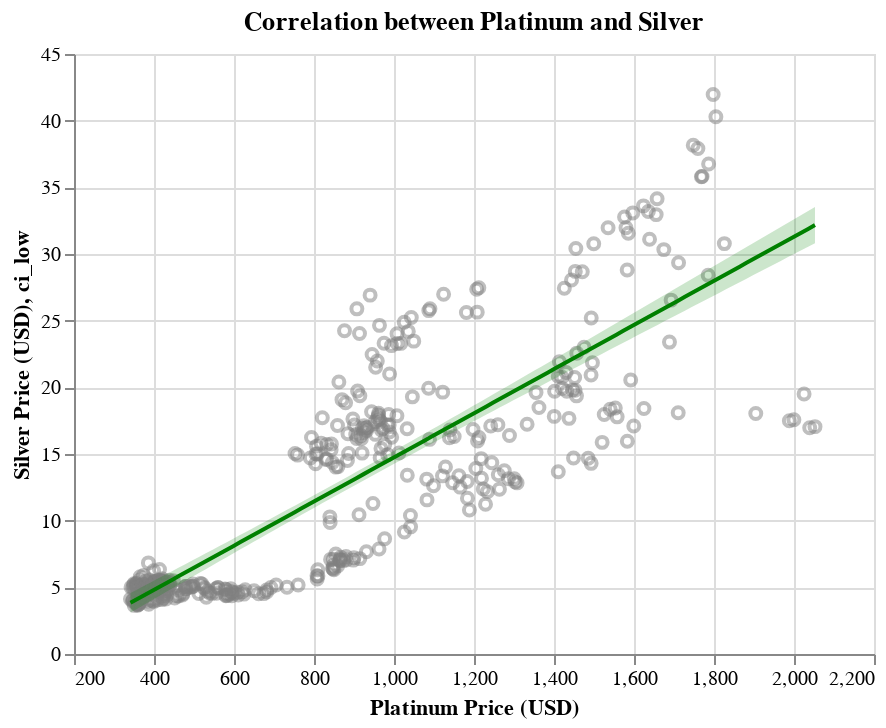

The notebook cell saved with this chart:
### Code cell
plat_comp_chart

### Figure 1 — Vega-Lite specification as saved in the notebook (floating-point values rounded to 4 significant figures; data arrays with more than 128 entries replaced by an {"elided": "..."} marker saying what was removed)
{"config": {"view": {"continuousWidth": 400, "continuousHeight": 300}}, "layer": [{"data": {"name": "data-2b93f7c314d99252cf6aa61acd5f3322"}, "mark": {"type": "point", "color": "grey", "opacity": 0.5}, "encoding": {"x": {"field": "Platinum", "scale": {"zero": false}, "title": "Platinum Price (USD)", "type": "quantitative"}, "y": {"field": "Silver", "scale": {"zero": false}, "title": "Silver Price (USD)", "type": "quantitative"}}, "title": "Correlation between Platinum and Silver"}, {"layer": [{"mark": {"type": "errorband", "color": "green", "opacity": 0.2}, "encoding": {"x": {"field": "Platinum", "type": "quantitative"}, "y": {"field": "ci_low", "type": "quantitative"}, "y2": {"field": "ci_high"}}}, {"mark": {"type": "line", "color": "green"}, "encoding": {"x": {"field": "Platinum", "type": "quantitative"}, "y": {"field": "Silver", "type": "quantitative"}}}], "data": {"name": "data-87802738654cf1a6cb410f658116d024"}}], "$schema": "https://vega.github.io/schema/vega-lite/v4.17.0.json", "datasets": {"data-2b93f7c314d99252cf6aa61acd5f3322": {"elided": "396 records"}, "data-87802738654cf1a6cb410f658116d024": [{"Platinum": 341.2, "Silver": 3.841, "ci_low": 3.106, "ci_high": 4.576}, {"Platinum": 358.3, "Silver": 4.124, "ci_low": 3.403, "ci_high": 4.845}, {"Platinum": 375.4, "Silver": 4.407, "ci_low": 3.7, "ci_high": 5.115}, {"Platinum": 392.5, "Silver": 4.691, "ci_low": 3.997, "ci_high": 5.384}, {"Platinum": 409.6, "Silver": 4.974, "ci_low": 4.294, "ci_high": 5.654}, {"Platinum": 426.8, "Silver": 5.257, "ci_low": 4.59, "ci_high": 5.924}, {"Platinum": 443.9, "Silver": 5.54, "ci_low": 4.886, "ci_high": 6.195}, {"Platinum": 461.0, "Silver": 5.824, "ci_low": 5.182, "ci_high": 6.466}, {"Platinum": 478.1, "Silver": 6.107, "ci_low": 5.478, "ci_high": 6.736}, {"Platinum": 495.2, "Silver": 6.39, "ci_low": 5.773, "ci_high": 7.008}, {"Platinum": 512.3, "Silver": 6.674, "ci_low": 6.068, "ci_high": 7.279}, {"Platinum": 529.4, "Silver": 6.957, "ci_low": 6.362, "ci_high": 7.551}, {"Platinum": 546.5, "Silver": 7.24, "ci_low": 6.657, "ci_high": 7.823}, {"Platinum": 563.7, "Silver": 7.523, "ci_low": 6.951, "ci_high": 8.096}, {"Platinum": 580.8, "Silver": 7.807, "ci_low": 7.244, "ci_high": 8.369}, {"Platinum": 597.9, "Silver": 8.09, "ci_low": 7.537, "ci_high": 8.642}, {"Platinum": 615.0, "Silver": 8.373, "ci_low": 7.83, "ci_high": 8.916}, {"Platinum": 632.1, "Silver": 8.656, "ci_low": 8.122, "ci_high": 9.191}, {"Platinum": 649.2, "Silver": 8.94, "ci_low": 8.414, "ci_high": 9.465}, {"Platinum": 666.3, "Silver": 9.223, "ci_low": 8.705, "ci_high": 9.741}, {"Platinum": 683.4, "Silver": 9.506, "ci_low": 8.996, "ci_high": 10.02}, {"Platinum": 700.6, "Silver": 9.789, "ci_low": 9.286, "ci_high": 10.29}, {"Platinum": 717.7, "Silver": 10.07, "ci_low": 9.575, "ci_high": 10.57}, {"Platinum": 734.8, "Silver": 10.36, "ci_low": 9.864, "ci_high": 10.85}, {"Platinum": 751.9, "Silver": 10.64, "ci_low": 10.15, "ci_high": 11.13}, {"Platinum": 769.0, "Silver": 10.92, "ci_low": 10.44, "ci_high": 11.4}, {"Platinum": 786.1, "Silver": 11.21, "ci_low": 10.73, "ci_high": 11.68}, {"Platinum": 803.2, "Silver": 11.49, "ci_low": 11.01, "ci_high": 11.96}, {"Platinum": 820.3, "Silver": 11.77, "ci_low": 11.3, "ci_high": 12.25}, {"Platinum": 837.5, "Silver": 12.06, "ci_low": 11.58, "ci_high": 12.53}, {"Platinum": 854.6, "Silver": 12.34, "ci_low": 11.87, "ci_high": 12.81}, {"Platinum": 871.7, "Silver": 12.62, "ci_low": 12.15, "ci_high": 13.09}, {"Platinum": 888.8, "Silver": 12.91, "ci_low": 12.43, "ci_high": 13.38}, {"Platinum": 905.9, "Silver": 13.19, "ci_low": 12.72, "ci_high": 13.66}, {"Platinum": 923.0, "Silver": 13.47, "ci_low": 13.0, "ci_high": 13.95}, {"Platinum": 940.1, "Silver": 13.76, "ci_low": 13.28, "ci_high": 14.23}, {"Platinum": 957.2, "Silver": 14.04, "ci_low": 13.56, "ci_high": 14.52}, {"Platinum": 974.4, "Silver": 14.32, "ci_low": 13.84, "ci_high": 14.81}, {"Platinum": 991.5, "Silver": 14.6, "ci_low": 14.12, "ci_high": 15.09}, {"Platinum": 1009.0, "Silver": 14.89, "ci_low": 14.39, "ci_high": 15.38}, {"Platinum": 1026.0, "Silver": 15.17, "ci_low": 14.67, "ci_high": 15.67}, {"Platinum": 1043.0, "Silver": 15.45, "ci_low": 14.95, "ci_high": 15.96}, {"Platinum": 1060.0, "Silver": 15.74, "ci_low": 15.22, "ci_high": 16.25}, {"Platinum": 1077.0, "Silver": 16.02, "ci_low": 15.5, "ci_high": 16.54}, {"Platinum": 1094.0, "Silver": 16.3, "ci_low": 15.78, "ci_high": 16.83}, {"Platinum": 1111.0, "Silver": 16.59, "ci_low": 16.05, "ci_high": 17.13}, {"Platinum": 1128.0, "Silver": 16.87, "ci_low": 16.32, "ci_high": 17.42}, {"Platinum": 1145.0, "Silver": 17.15, "ci_low": 16.6, "ci_high": 17.71}, {"Platinum": 1163.0, "Silver": 17.44, "ci_low": 16.87, "ci_high": 18.0}, {"Platinum": 1180.0, "Silver": 17.72, "ci_low": 17.14, "ci_high": 18.3}, {"Platinum": 1197.0, "Silver": 18.0, "ci_low": 17.42, "ci_high": 18.59}, {"Platinum": 1214.0, "Silver": 18.29, "ci_low": 17.69, "ci_high": 18.89}, {"Platinum": 1231.0, "Silver": 18.57, "ci_low": 17.96, "ci_high": 19.18}, {"Platinum": 1248.0, "Silver": 18.85, "ci_low": 18.23, "ci_high": 19.48}, {"Platinum": 1265.0, "Silver": 19.14, "ci_low": 18.5, "ci_high": 19.77}, {"Platinum": 1282.0, "Silver": 19.42, "ci_low": 18.77, "ci_high": 20.07}, {"Platinum": 1299.0, "Silver": 19.7, "ci_low": 19.04, "ci_high": 20.36}, {"Platinum": 1317.0, "Silver": 19.99, "ci_low": 19.31, "ci_high": 20.66}, {"Platinum": 1334.0, "Silver": 20.27, "ci_low": 19.58, "ci_high": 20.96}, {"Platinum": 1351.0, "Silver": 20.55, "ci_low": 19.85, "ci_high": 21.25}, {"Platinum": 1368.0, "Silver": 20.84, "ci_low": 20.12, "ci_high": 21.55}, {"Platinum": 1385.0, "Silver": 21.12, "ci_low": 20.39, "ci_high": 21.85}, {"Platinum": 1402.0, "Silver": 21.4, "ci_low": 20.66, "ci_high": 22.14}, {"Platinum": 1419.0, "Silver": 21.69, "ci_low": 20.93, "ci_high": 22.44}, {"Platinum": 1436.0, "Silver": 21.97, "ci_low": 21.2, "ci_high": 22.74}, {"Platinum": 1454.0, "Silver": 22.25, "ci_low": 21.47, "ci_high": 23.04}, {"Platinum": 1471.0, "Silver": 22.54, "ci_low": 21.74, "ci_high": 23.34}, {"Platinum": 1488.0, "Silver": 22.82, "ci_low": 22.01, "ci_high": 23.63}, {"Platinum": 1505.0, "Silver": 23.1, "ci_low": 22.27, "ci_high": 23.93}, {"Platinum": 1522.0, "Silver": 23.39, "ci_low": 22.54, "ci_high": 24.23}, {"Platinum": 1539.0, "Silver": 23.67, "ci_low": 22.81, "ci_high": 24.53}, {"Platinum": 1556.0, "Silver": 23.95, "ci_low": 23.08, "ci_high": 24.83}, {"Platinum": 1573.0, "Silver": 24.24, "ci_low": 23.35, "ci_high": 25.13}, {"Platinum": 1590.0, "Silver": 24.52, "ci_low": 23.61, "ci_high": 25.43}, {"Platinum": 1608.0, "Silver": 24.8, "ci_low": 23.88, "ci_high": 25.72}, {"Platinum": 1625.0, "Silver": 25.09, "ci_low": 24.15, "ci_high": 26.02}, {"Platinum": 1642.0, "Silver": 25.37, "ci_low": 24.41, "ci_high": 26.32}, {"Platinum": 1659.0, "Silver": 25.65, "ci_low": 24.68, "ci_high": 26.62}, {"Platinum": 1676.0, "Silver": 25.94, "ci_low": 24.95, "ci_high": 26.92}, {"Platinum": 1693.0, "Silver": 26.22, "ci_low": 25.22, "ci_high": 27.22}, {"Platinum": 1710.0, "Silver": 26.5, "ci_low": 25.48, "ci_high": 27.52}, {"Platinum": 1727.0, "Silver": 26.79, "ci_low": 25.75, "ci_high": 27.82}, {"Platinum": 1744.0, "Silver": 27.07, "ci_low": 26.02, "ci_high": 28.12}, {"Platinum": 1762.0, "Silver": 27.35, "ci_low": 26.28, "ci_high": 28.42}, {"Platinum": 1779.0, "Silver": 27.64, "ci_low": 26.55, "ci_high": 28.72}, {"Platinum": 1796.0, "Silver": 27.92, "ci_low": 26.82, "ci_high": 29.02}, {"Platinum": 1813.0, "Silver": 28.2, "ci_low": 27.08, "ci_high": 29.32}, {"Platinum": 1830.0, "Silver": 28.48, "ci_low": 27.35, "ci_high": 29.62}, {"Platinum": 1847.0, "Silver": 28.77, "ci_low": 27.62, "ci_high": 29.92}, {"Platinum": 1864.0, "Silver": 29.05, "ci_low": 27.88, "ci_high": 30.22}, {"Platinum": 1881.0, "Silver": 29.33, "ci_low": 28.15, "ci_high": 30.52}, {"Platinum": 1898.0, "Silver": 29.62, "ci_low": 28.42, "ci_high": 30.82}, {"Platinum": 1916.0, "Silver": 29.9, "ci_low": 28.68, "ci_high": 31.12}, {"Platinum": 1933.0, "Silver": 30.18, "ci_low": 28.95, "ci_high": 31.42}, {"Platinum": 1950.0, "Silver": 30.47, "ci_low": 29.22, "ci_high": 31.72}, {"Platinum": 1967.0, "Silver": 30.75, "ci_low": 29.48, "ci_high": 32.02}, {"Platinum": 1984.0, "Silver": 31.03, "ci_low": 29.75, "ci_high": 32.32}, {"Platinum": 2001.0, "Silver": 31.32, "ci_low": 30.01, "ci_high": 32.62}, {"Platinum": 2018.0, "Silver": 31.6, "ci_low": 30.28, "ci_high": 32.92}, {"Platinum": 2035.0, "Silver": 31.88, "ci_low": 30.55, "ci_high": 33.22}, {"Platinum": 2052.0, "Silver": 32.17, "ci_low": 30.81, "ci_high": 33.52}]}}
